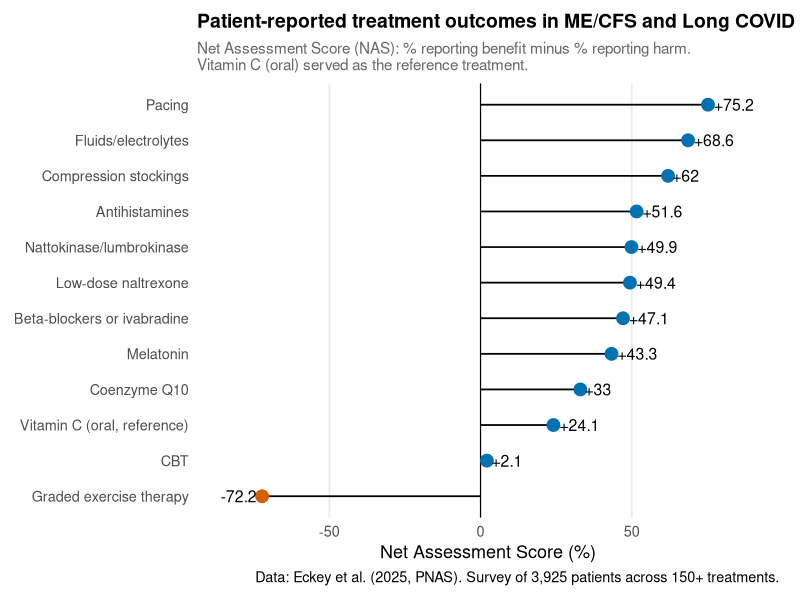
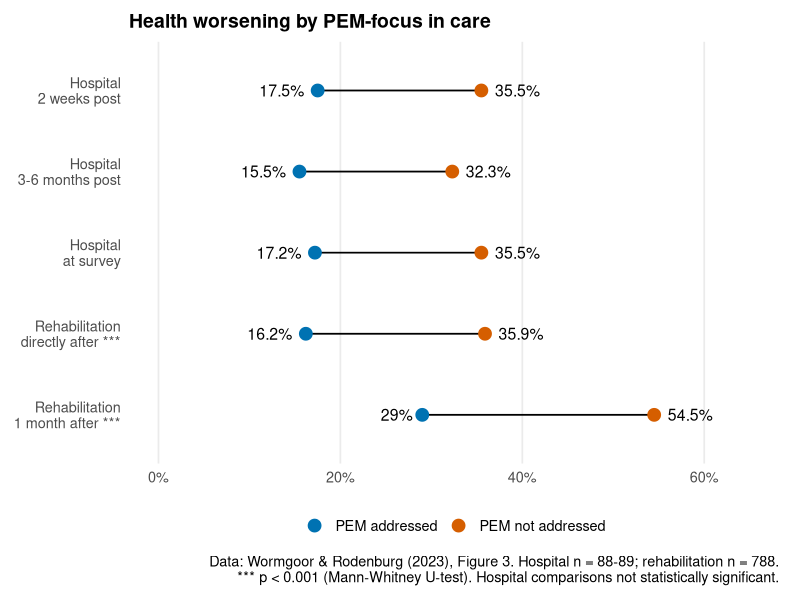
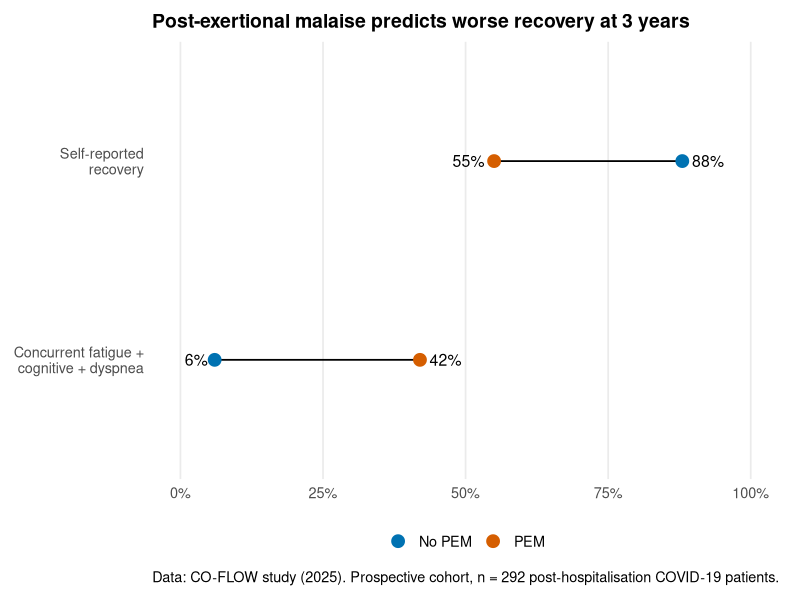

Write the R code that produced these figures, in order.
## ---- chunk 1
#| include: false
#| label: setup
library(ggplot2)
library(dplyr)
library(forcats)

theme_horingssvar <- theme_minimal(base_size = 13) +
  theme(
    plot.title = element_text(face = "bold", size = 14),
    plot.subtitle = element_text(size = 11, color = "grey40"),
    panel.grid.major.y = element_blank(),
    panel.grid.minor = element_blank(),
    legend.position = "bottom",
    plot.margin = margin(10, 15, 10, 10)
  )
## ---- chunk 2
#| label: fig-eckey-treatments
#| echo: false
#| fig-cap: "Patient-reported treatment outcomes in ME/CFS and Long COVID. Pacing is rated most helpful; graded exercise therapy is rated most harmful. Data from Eckey et al. (2025), survey of 3,925 patients."
#| fig-alt: "A lollipop chart showing patient-reported treatment outcomes. Pacing scores +75.2, graded exercise therapy scores -72.2. CBT is near zero at +2.1."
#| fig-width: 8
#| fig-height: 5.5
eckey <- tibble::tribble(
  ~treatment                    , ~nas  ,
  "Pacing"                      ,  75.2 ,
  "Fluids/electrolytes"         ,  68.6 ,
  "Compression stockings"       ,  62.0 ,
  "Antihistamines"              ,  51.6 ,
  "Nattokinase/lumbrokinase"    ,  49.9 ,
  "Low-dose naltrexone"         ,  49.4 ,
  "Beta-blockers or ivabradine" ,  47.1 ,
  "Melatonin"                   ,  43.3 ,
  "Coenzyme Q10"                ,  33.0 ,
  "Vitamin C (oral, reference)" ,  24.1 ,
  "CBT"                         ,   2.1 ,
  "Graded exercise therapy"     , -72.2
) |>
  mutate(
    treatment = fct_rev(fct_inorder(treatment)),
    direction = if_else(nas >= 0, "benefit", "harm")
  )

ggplot(eckey, aes(x = nas, y = treatment)) +
  geom_vline(xintercept = 0, linewidth = 0.4) +
  geom_linerange(
    aes(xmin = 0, xmax = nas),
    linewidth = 0.6,
    colour = "black"
  ) +
  geom_point(
    aes(colour = direction),
    size = 4,
    show.legend = FALSE
  ) +
  geom_text(
    aes(
      label = ifelse(nas >= 0, paste0("+", nas), nas),
      hjust = ifelse(nas >= 0, -0.15, 1.15)
    ),
    size = 4,
    show.legend = FALSE
  ) +
  scale_x_continuous(limits = c(-85, 90)) +
  scale_colour_manual(
    values = c("benefit" = "#0072B2", "harm" = "#D55E00"),
    guide = "none"
  ) +
  labs(
    title = "Patient-reported treatment outcomes in ME/CFS and Long COVID",
    subtitle = "Net Assessment Score (NAS): % reporting benefit minus % reporting harm.\nVitamin C (oral) served as the reference treatment.",
    caption = "Data: Eckey et al. (2025, PNAS). Survey of 3,925 patients across 150+ treatments.",
    x = "Net Assessment Score (%)",
    y = NULL
  ) +
  theme_horingssvar
## ---- chunk 3
#| label: fig-wormgoor-pem-care
#| echo: false
#| fig-cap: "Health worsening after rehabilitation, by whether PEM was addressed in care. Data from Wormgoor & Rodenburg (2023)."
#| fig-alt: "A chart showing health worsening rates after rehabilitation. When PEM is not addressed, 54.5% worsen at one month. When PEM is addressed, 29% worsen."
#| fig-width: 9
#| fig-height: 5
wormgoor <- tibble::tribble(
  ~timepoint                           , ~group              , ~pct , ~sig  ,
  "Hospital\n2 weeks post"             , "PEM not addressed" , 35.5 , FALSE ,
  "Hospital\n2 weeks post"             , "PEM addressed"     , 17.5 , FALSE ,
  "Hospital\n3-6 months post"          , "PEM not addressed" , 32.3 , FALSE ,
  "Hospital\n3-6 months post"          , "PEM addressed"     , 15.5 , FALSE ,
  "Hospital\nat survey"                , "PEM not addressed" , 35.5 , FALSE ,
  "Hospital\nat survey"                , "PEM addressed"     , 17.2 , FALSE ,
  "Rehabilitation\ndirectly after ***" , "PEM not addressed" , 35.9 , TRUE  ,
  "Rehabilitation\ndirectly after ***" , "PEM addressed"     , 16.2 , TRUE  ,
  "Rehabilitation\n1 month after ***"  , "PEM not addressed" , 54.5 , TRUE  ,
  "Rehabilitation\n1 month after ***"  , "PEM addressed"     , 29.0 , TRUE
) |>
  mutate(
    timepoint = factor(
      timepoint,
      levels = c(
        "Rehabilitation\n1 month after ***",
        "Rehabilitation\ndirectly after ***",
        "Hospital\nat survey",
        "Hospital\n3-6 months post",
        "Hospital\n2 weeks post"
      )
    ),
    group = factor(group, levels = c("PEM addressed", "PEM not addressed"))
  )

wormgoor_segments <- wormgoor |>
  summarise(xmin = min(pct), xmax = max(pct), .by = timepoint)

wormgoor <- wormgoor |>
  mutate(is_min = pct == min(pct), .by = timepoint)

ggplot(wormgoor, aes(y = timepoint)) +
  geom_linerange(
    data = wormgoor_segments,
    aes(xmin = xmin, xmax = xmax),
    linewidth = 0.6,
    colour = "black"
  ) +
  geom_point(aes(x = pct, colour = group), size = 4) +
  geom_text(
    aes(
      x = pct,
      label = paste0(pct, "%"),
      hjust = ifelse(is_min, 1.3, -0.3)
    ),
    size = 4,
    show.legend = FALSE
  ) +
  scale_x_continuous(
    limits = c(0, 65),
    labels = \(x) paste0(x, "%")
  ) +
  scale_colour_manual(
    values = c(
      "PEM addressed" = "#0072B2",
      "PEM not addressed" = "#D55E00"
    ),
    name = NULL
  ) +
  guides(colour = guide_legend(override.aes = list(size = 4))) +
  labs(
    title = "Health worsening by PEM-focus in care",
    caption = "Data: Wormgoor & Rodenburg (2023), Figure 3. Hospital n = 88-89; rehabilitation n = 788.\n*** p < 0.001 (Mann-Whitney U-test). Hospital comparisons not statistically significant.",
    x = NULL,
    y = NULL
  ) +
  theme_horingssvar
## ---- chunk 4
#| label: fig-coflow-pem
#| echo: false
#| fig-cap: "Post-exertional malaise predicts worse recovery at 3 years. Data from the CO-FLOW study (2025), prospective cohort of 292 patients."
#| fig-alt: "A chart showing recovery at 3 years. Patients with PEM report 55% recovery versus 88% without PEM."
#| fig-width: 8
#| fig-height: 3.5
coflow <- tibble::tribble(
  ~measure                                    , ~group   , ~value ,
  "Self-reported\nrecovery"                   , "PEM"    ,     55 ,
  "Self-reported\nrecovery"                   , "No PEM" ,     88 ,
  "Concurrent fatigue +\ncognitive + dyspnea" , "PEM"    ,     42 ,
  "Concurrent fatigue +\ncognitive + dyspnea" , "No PEM" ,      6
) |>
  mutate(
    measure = fct_rev(fct_inorder(measure)),
    group = factor(group, levels = c("No PEM", "PEM"))
  )

coflow_segments <- coflow |>
  summarise(xmin = min(value), xmax = max(value), .by = measure)

coflow <- coflow |>
  mutate(is_min = value == min(value), .by = measure)

ggplot(coflow, aes(y = measure)) +
  geom_linerange(
    data = coflow_segments,
    aes(xmin = xmin, xmax = xmax),
    linewidth = 0.6,
    colour = "black"
  ) +
  geom_point(aes(x = value, colour = group), size = 4) +
  geom_text(
    aes(
      x = value,
      label = paste0(value, "%"),
      hjust = ifelse(is_min, 1.3, -0.3)
    ),
    size = 4,
    show.legend = FALSE
  ) +
  scale_x_continuous(
    limits = c(0, 100),
    labels = \(x) paste0(x, "%")
  ) +
  scale_colour_manual(
    values = c("No PEM" = "#0072B2", "PEM" = "#D55E00"),
    name = NULL
  ) +
  guides(colour = guide_legend(override.aes = list(size = 4))) +
  labs(
    title = "Post-exertional malaise predicts worse recovery at 3 years",
    caption = "Data: CO-FLOW study (2025). Prospective cohort, n = 292 post-hospitalisation COVID-19 patients.",
    x = NULL,
    y = NULL
  ) +
  theme_horingssvar
